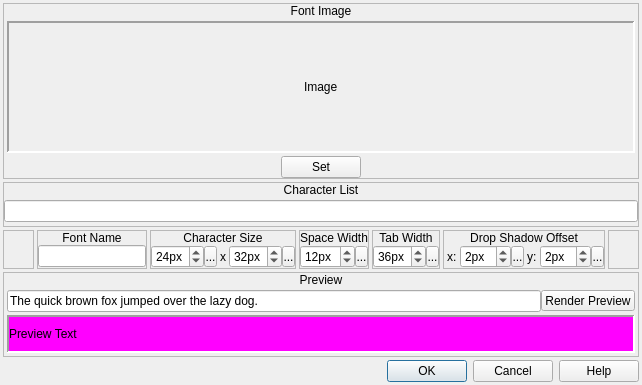
<?xml version="1.0" encoding="UTF-8"?>
<ui version="4.0">
 <class>ConfigureFont</class>
 <widget class="QDialog" name="ConfigureFont">
  <property name="geometry">
   <rect>
    <x>0</x>
    <y>0</y>
    <width>642</width>
    <height>385</height>
   </rect>
  </property>
  <property name="windowTitle">
   <string>Configure Font</string>
  </property>
  <property name="windowIcon">
   <iconset resource="gui_icons.qrc">
    <normaloff>:/icons/openrpgmaker.png</normaloff>:/icons/openrpgmaker.png</iconset>
  </property>
  <property name="styleSheet">
   <string notr="true">.QFrame
{
	border-width: 1px;
	border-style: solid;
	border-color: palette(window-text);
}

.QFrame&gt;QLabel
{
	border-width: 0px;
	background-color: palette(window-text);
	color: palette(window);
	font-weight: bold;
}

.QFrame&gt;QCheckBox
{
	background-color: palette(window-text);
	border-width: 0px;
	border-style: none;
	color: palette(window);
	spacing: 3px;
	font-weight: bold;
	padding: 0px 0px 0px 3px;
}

.QFrame&gt;QCheckBox::indicator
{
	min-width: 8px;
	max-width: 8px;
	min-height: 8px;
	max-height: 8px;
	width: 8px;
	height: 8px;
	border-width: 2px;
	border-radius: 0px;
	border-style: ridge;
	border-color: palette(mid);
}

.QFrame&gt;QCheckBox::indicator:unchecked
{
	background-color: palette(base);
}

.QFrame&gt;QCheckBox::indicator:checked
{
	background-color: palette(window-text);
}

.QFrame&gt;QCheckBox::indicator:hover
{
	border-color: palette(highlight);
}</string>
  </property>
  <layout class="QVBoxLayout" name="verticalLayout_9">
   <property name="spacing">
    <number>3</number>
   </property>
   <property name="margin">
    <number>3</number>
   </property>
   <item>
    <widget class="QFrame" name="frame">
     <property name="frameShape">
      <enum>QFrame::StyledPanel</enum>
     </property>
     <property name="frameShadow">
      <enum>QFrame::Raised</enum>
     </property>
     <layout class="QVBoxLayout" name="verticalLayout">
      <property name="spacing">
       <number>0</number>
      </property>
      <property name="margin">
       <number>0</number>
      </property>
      <item>
       <widget class="QLabel" name="label">
        <property name="sizePolicy">
         <sizepolicy hsizetype="Preferred" vsizetype="Fixed">
          <horstretch>0</horstretch>
          <verstretch>0</verstretch>
         </sizepolicy>
        </property>
        <property name="text">
         <string>Font Image</string>
        </property>
        <property name="alignment">
         <set>Qt::AlignCenter</set>
        </property>
       </widget>
      </item>
      <item>
       <widget class="QWidget" name="widget" native="true">
        <layout class="QVBoxLayout" name="verticalLayout_3">
         <property name="spacing">
          <number>0</number>
         </property>
         <property name="margin">
          <number>0</number>
         </property>
         <item>
          <widget class="QWidget" name="widget_2" native="true">
           <layout class="QVBoxLayout" name="verticalLayout_4">
            <property name="spacing">
             <number>3</number>
            </property>
            <property name="margin">
             <number>3</number>
            </property>
            <item>
             <widget class="QScrollArea" name="scrollArea">
              <property name="sizePolicy">
               <sizepolicy hsizetype="Fixed" vsizetype="Fixed">
                <horstretch>0</horstretch>
                <verstretch>0</verstretch>
               </sizepolicy>
              </property>
              <property name="minimumSize">
               <size>
                <width>628</width>
                <height>132</height>
               </size>
              </property>
              <property name="maximumSize">
               <size>
                <width>628</width>
                <height>132</height>
               </size>
              </property>
              <property name="frameShape">
               <enum>QFrame::Panel</enum>
              </property>
              <property name="lineWidth">
               <number>2</number>
              </property>
              <property name="widgetResizable">
               <bool>true</bool>
              </property>
              <property name="alignment">
               <set>Qt::AlignCenter</set>
              </property>
              <widget class="QWidget" name="scrollAreaWidgetContents">
               <property name="geometry">
                <rect>
                 <x>295</x>
                 <y>56</y>
                 <width>34</width>
                 <height>16</height>
                </rect>
               </property>
               <property name="sizePolicy">
                <sizepolicy hsizetype="Fixed" vsizetype="Fixed">
                 <horstretch>0</horstretch>
                 <verstretch>0</verstretch>
                </sizepolicy>
               </property>
               <layout class="QVBoxLayout" name="verticalLayout_2">
                <property name="spacing">
                 <number>0</number>
                </property>
                <property name="margin">
                 <number>0</number>
                </property>
                <item>
                 <widget class="QLabel" name="lblImage">
                  <property name="text">
                   <string>Image</string>
                  </property>
                 </widget>
                </item>
               </layout>
              </widget>
             </widget>
            </item>
           </layout>
          </widget>
         </item>
         <item>
          <widget class="QWidget" name="widget_3" native="true">
           <layout class="QHBoxLayout" name="horizontalLayout">
            <property name="spacing">
             <number>0</number>
            </property>
            <property name="margin">
             <number>0</number>
            </property>
            <item>
             <spacer name="horizontalSpacer">
              <property name="orientation">
               <enum>Qt::Horizontal</enum>
              </property>
              <property name="sizeHint" stdset="0">
               <size>
                <width>40</width>
                <height>20</height>
               </size>
              </property>
             </spacer>
            </item>
            <item>
             <widget class="QPushButton" name="bSetImage">
              <property name="sizePolicy">
               <sizepolicy hsizetype="Fixed" vsizetype="Fixed">
                <horstretch>0</horstretch>
                <verstretch>0</verstretch>
               </sizepolicy>
              </property>
              <property name="text">
               <string>Set</string>
              </property>
             </widget>
            </item>
            <item>
             <spacer name="horizontalSpacer_2">
              <property name="orientation">
               <enum>Qt::Horizontal</enum>
              </property>
              <property name="sizeHint" stdset="0">
               <size>
                <width>40</width>
                <height>20</height>
               </size>
              </property>
             </spacer>
            </item>
           </layout>
          </widget>
         </item>
        </layout>
       </widget>
      </item>
     </layout>
    </widget>
   </item>
   <item>
    <widget class="QFrame" name="frame_2">
     <property name="frameShape">
      <enum>QFrame::StyledPanel</enum>
     </property>
     <property name="frameShadow">
      <enum>QFrame::Raised</enum>
     </property>
     <layout class="QVBoxLayout" name="verticalLayout_5">
      <property name="spacing">
       <number>0</number>
      </property>
      <property name="margin">
       <number>0</number>
      </property>
      <item>
       <widget class="QLabel" name="label_2">
        <property name="sizePolicy">
         <sizepolicy hsizetype="Preferred" vsizetype="Fixed">
          <horstretch>0</horstretch>
          <verstretch>0</verstretch>
         </sizepolicy>
        </property>
        <property name="text">
         <string>Character List</string>
        </property>
        <property name="alignment">
         <set>Qt::AlignCenter</set>
        </property>
       </widget>
      </item>
      <item>
       <widget class="QWidget" name="widget_4" native="true">
        <layout class="QHBoxLayout" name="horizontalLayout_2">
         <property name="spacing">
          <number>0</number>
         </property>
         <property name="margin">
          <number>0</number>
         </property>
         <item>
          <widget class="QLineEdit" name="leCharacterList"/>
         </item>
        </layout>
       </widget>
      </item>
     </layout>
    </widget>
   </item>
   <item>
    <widget class="QWidget" name="widget_11" native="true">
     <property name="sizePolicy">
      <sizepolicy hsizetype="Preferred" vsizetype="Fixed">
       <horstretch>0</horstretch>
       <verstretch>0</verstretch>
      </sizepolicy>
     </property>
     <layout class="QHBoxLayout" name="horizontalLayout_6">
      <property name="spacing">
       <number>3</number>
      </property>
      <property name="margin">
       <number>0</number>
      </property>
      <item>
       <widget class="QFrame" name="frame_7">
        <property name="frameShape">
         <enum>QFrame::StyledPanel</enum>
        </property>
        <property name="frameShadow">
         <enum>QFrame::Raised</enum>
        </property>
       </widget>
      </item>
      <item>
       <widget class="QFrame" name="frame_9">
        <property name="sizePolicy">
         <sizepolicy hsizetype="Fixed" vsizetype="Preferred">
          <horstretch>0</horstretch>
          <verstretch>0</verstretch>
         </sizepolicy>
        </property>
        <property name="frameShape">
         <enum>QFrame::StyledPanel</enum>
        </property>
        <property name="frameShadow">
         <enum>QFrame::Raised</enum>
        </property>
        <layout class="QVBoxLayout" name="verticalLayout_12">
         <property name="spacing">
          <number>0</number>
         </property>
         <property name="margin">
          <number>0</number>
         </property>
         <item>
          <widget class="QLabel" name="label_8">
           <property name="sizePolicy">
            <sizepolicy hsizetype="Preferred" vsizetype="Fixed">
             <horstretch>0</horstretch>
             <verstretch>0</verstretch>
            </sizepolicy>
           </property>
           <property name="text">
            <string>Font Name</string>
           </property>
           <property name="alignment">
            <set>Qt::AlignCenter</set>
           </property>
          </widget>
         </item>
         <item>
          <widget class="QWidget" name="widget_10" native="true">
           <layout class="QHBoxLayout" name="horizontalLayout_9">
            <property name="spacing">
             <number>0</number>
            </property>
            <property name="margin">
             <number>0</number>
            </property>
            <item>
             <widget class="QLineEdit" name="leFontName">
              <property name="sizePolicy">
               <sizepolicy hsizetype="Preferred" vsizetype="Fixed">
                <horstretch>0</horstretch>
                <verstretch>0</verstretch>
               </sizepolicy>
              </property>
              <property name="text">
               <string/>
              </property>
              <property name="maxLength">
               <number>16</number>
              </property>
             </widget>
            </item>
           </layout>
          </widget>
         </item>
        </layout>
       </widget>
      </item>
      <item>
       <widget class="QFrame" name="frame_3">
        <property name="sizePolicy">
         <sizepolicy hsizetype="Fixed" vsizetype="Preferred">
          <horstretch>0</horstretch>
          <verstretch>0</verstretch>
         </sizepolicy>
        </property>
        <property name="frameShape">
         <enum>QFrame::StyledPanel</enum>
        </property>
        <property name="frameShadow">
         <enum>QFrame::Raised</enum>
        </property>
        <layout class="QVBoxLayout" name="verticalLayout_6">
         <property name="spacing">
          <number>0</number>
         </property>
         <property name="margin">
          <number>0</number>
         </property>
         <item>
          <widget class="QLabel" name="label_3">
           <property name="sizePolicy">
            <sizepolicy hsizetype="Preferred" vsizetype="Fixed">
             <horstretch>0</horstretch>
             <verstretch>0</verstretch>
            </sizepolicy>
           </property>
           <property name="text">
            <string>Character Size</string>
           </property>
           <property name="alignment">
            <set>Qt::AlignCenter</set>
           </property>
          </widget>
         </item>
         <item>
          <widget class="QWidget" name="widget_5" native="true">
           <layout class="QHBoxLayout" name="horizontalLayout_3">
            <property name="spacing">
             <number>3</number>
            </property>
            <property name="margin">
             <number>0</number>
            </property>
            <item>
             <widget class="QWidget" name="widget_16" native="true">
              <layout class="QHBoxLayout" name="horizontalLayout_13">
               <property name="spacing">
                <number>0</number>
               </property>
               <property name="margin">
                <number>0</number>
               </property>
               <item>
                <widget class="QSpinBox" name="sbCharacterWidth">
                 <property name="sizePolicy">
                  <sizepolicy hsizetype="Preferred" vsizetype="Fixed">
                   <horstretch>0</horstretch>
                   <verstretch>0</verstretch>
                  </sizepolicy>
                 </property>
                 <property name="accelerated">
                  <bool>true</bool>
                 </property>
                 <property name="suffix">
                  <string>px</string>
                 </property>
                 <property name="minimum">
                  <number>8</number>
                 </property>
                 <property name="maximum">
                  <number>64</number>
                 </property>
                 <property name="value">
                  <number>24</number>
                 </property>
                </widget>
               </item>
               <item>
                <widget class="SpinBoxSideButton" name="bCharacterWidthSideButton">
                 <property name="minimumSize">
                  <size>
                   <width>13</width>
                   <height>21</height>
                  </size>
                 </property>
                 <property name="maximumSize">
                  <size>
                   <width>13</width>
                   <height>21</height>
                  </size>
                 </property>
                 <property name="text">
                  <string>...</string>
                 </property>
                 <property name="icon">
                  <iconset resource="gui_icons.qrc">
                   <normaloff>:/icons/spinBoxSideButton.png</normaloff>:/icons/spinBoxSideButton.png</iconset>
                 </property>
                 <property name="iconSize">
                  <size>
                   <width>8</width>
                   <height>16</height>
                  </size>
                 </property>
                </widget>
               </item>
              </layout>
             </widget>
            </item>
            <item>
             <widget class="QLabel" name="label_11">
              <property name="sizePolicy">
               <sizepolicy hsizetype="Fixed" vsizetype="Preferred">
                <horstretch>0</horstretch>
                <verstretch>0</verstretch>
               </sizepolicy>
              </property>
              <property name="text">
               <string>x</string>
              </property>
             </widget>
            </item>
            <item>
             <widget class="QWidget" name="widget_15" native="true">
              <layout class="QHBoxLayout" name="horizontalLayout_14">
               <property name="spacing">
                <number>0</number>
               </property>
               <property name="margin">
                <number>0</number>
               </property>
               <item>
                <widget class="QSpinBox" name="sbCharacterHeight">
                 <property name="sizePolicy">
                  <sizepolicy hsizetype="Preferred" vsizetype="Fixed">
                   <horstretch>0</horstretch>
                   <verstretch>0</verstretch>
                  </sizepolicy>
                 </property>
                 <property name="accelerated">
                  <bool>true</bool>
                 </property>
                 <property name="suffix">
                  <string>px</string>
                 </property>
                 <property name="minimum">
                  <number>8</number>
                 </property>
                 <property name="maximum">
                  <number>64</number>
                 </property>
                 <property name="value">
                  <number>32</number>
                 </property>
                </widget>
               </item>
               <item>
                <widget class="SpinBoxSideButton" name="bCharacterHeightSideButton">
                 <property name="minimumSize">
                  <size>
                   <width>13</width>
                   <height>21</height>
                  </size>
                 </property>
                 <property name="maximumSize">
                  <size>
                   <width>13</width>
                   <height>21</height>
                  </size>
                 </property>
                 <property name="text">
                  <string>...</string>
                 </property>
                 <property name="icon">
                  <iconset resource="gui_icons.qrc">
                   <normaloff>:/icons/spinBoxSideButton.png</normaloff>:/icons/spinBoxSideButton.png</iconset>
                 </property>
                 <property name="iconSize">
                  <size>
                   <width>8</width>
                   <height>16</height>
                  </size>
                 </property>
                </widget>
               </item>
              </layout>
             </widget>
            </item>
           </layout>
          </widget>
         </item>
        </layout>
       </widget>
      </item>
      <item>
       <widget class="QFrame" name="frame_4">
        <property name="sizePolicy">
         <sizepolicy hsizetype="Fixed" vsizetype="Preferred">
          <horstretch>0</horstretch>
          <verstretch>0</verstretch>
         </sizepolicy>
        </property>
        <property name="frameShape">
         <enum>QFrame::StyledPanel</enum>
        </property>
        <property name="frameShadow">
         <enum>QFrame::Raised</enum>
        </property>
        <layout class="QVBoxLayout" name="verticalLayout_7">
         <property name="spacing">
          <number>0</number>
         </property>
         <property name="margin">
          <number>0</number>
         </property>
         <item>
          <widget class="QLabel" name="label_4">
           <property name="sizePolicy">
            <sizepolicy hsizetype="Preferred" vsizetype="Fixed">
             <horstretch>0</horstretch>
             <verstretch>0</verstretch>
            </sizepolicy>
           </property>
           <property name="text">
            <string>Space Width</string>
           </property>
           <property name="alignment">
            <set>Qt::AlignCenter</set>
           </property>
          </widget>
         </item>
         <item>
          <widget class="QWidget" name="widget_6" native="true">
           <layout class="QHBoxLayout" name="horizontalLayout_4">
            <property name="spacing">
             <number>0</number>
            </property>
            <property name="margin">
             <number>0</number>
            </property>
            <item>
             <widget class="QSpinBox" name="sbSpaceWidth">
              <property name="sizePolicy">
               <sizepolicy hsizetype="Preferred" vsizetype="Fixed">
                <horstretch>0</horstretch>
                <verstretch>0</verstretch>
               </sizepolicy>
              </property>
              <property name="accelerated">
               <bool>true</bool>
              </property>
              <property name="suffix">
               <string>px</string>
              </property>
              <property name="minimum">
               <number>0</number>
              </property>
              <property name="maximum">
               <number>64</number>
              </property>
              <property name="value">
               <number>12</number>
              </property>
             </widget>
            </item>
            <item>
             <widget class="SpinBoxSideButton" name="bSpaceWidthSideButton">
              <property name="minimumSize">
               <size>
                <width>13</width>
                <height>21</height>
               </size>
              </property>
              <property name="maximumSize">
               <size>
                <width>13</width>
                <height>21</height>
               </size>
              </property>
              <property name="text">
               <string>...</string>
              </property>
              <property name="icon">
               <iconset resource="gui_icons.qrc">
                <normaloff>:/icons/spinBoxSideButton.png</normaloff>:/icons/spinBoxSideButton.png</iconset>
              </property>
              <property name="iconSize">
               <size>
                <width>8</width>
                <height>16</height>
               </size>
              </property>
             </widget>
            </item>
           </layout>
          </widget>
         </item>
        </layout>
       </widget>
      </item>
      <item>
       <widget class="QFrame" name="frame_5">
        <property name="sizePolicy">
         <sizepolicy hsizetype="Fixed" vsizetype="Preferred">
          <horstretch>0</horstretch>
          <verstretch>0</verstretch>
         </sizepolicy>
        </property>
        <property name="frameShape">
         <enum>QFrame::StyledPanel</enum>
        </property>
        <property name="frameShadow">
         <enum>QFrame::Raised</enum>
        </property>
        <layout class="QVBoxLayout" name="verticalLayout_8">
         <property name="spacing">
          <number>0</number>
         </property>
         <property name="margin">
          <number>0</number>
         </property>
         <item>
          <widget class="QLabel" name="label_5">
           <property name="sizePolicy">
            <sizepolicy hsizetype="Preferred" vsizetype="Fixed">
             <horstretch>0</horstretch>
             <verstretch>0</verstretch>
            </sizepolicy>
           </property>
           <property name="text">
            <string>Tab Width</string>
           </property>
           <property name="alignment">
            <set>Qt::AlignCenter</set>
           </property>
          </widget>
         </item>
         <item>
          <widget class="QWidget" name="widget_7" native="true">
           <layout class="QHBoxLayout" name="horizontalLayout_5">
            <property name="spacing">
             <number>0</number>
            </property>
            <property name="margin">
             <number>0</number>
            </property>
            <item>
             <widget class="QSpinBox" name="sbTabWidth">
              <property name="sizePolicy">
               <sizepolicy hsizetype="Preferred" vsizetype="Fixed">
                <horstretch>0</horstretch>
                <verstretch>0</verstretch>
               </sizepolicy>
              </property>
              <property name="accelerated">
               <bool>true</bool>
              </property>
              <property name="suffix">
               <string>px</string>
              </property>
              <property name="minimum">
               <number>0</number>
              </property>
              <property name="maximum">
               <number>64</number>
              </property>
              <property name="value">
               <number>36</number>
              </property>
             </widget>
            </item>
            <item>
             <widget class="SpinBoxSideButton" name="bTabWidthSideButton">
              <property name="minimumSize">
               <size>
                <width>13</width>
                <height>21</height>
               </size>
              </property>
              <property name="maximumSize">
               <size>
                <width>13</width>
                <height>21</height>
               </size>
              </property>
              <property name="text">
               <string>...</string>
              </property>
              <property name="icon">
               <iconset resource="gui_icons.qrc">
                <normaloff>:/icons/spinBoxSideButton.png</normaloff>:/icons/spinBoxSideButton.png</iconset>
              </property>
              <property name="iconSize">
               <size>
                <width>8</width>
                <height>16</height>
               </size>
              </property>
             </widget>
            </item>
           </layout>
          </widget>
         </item>
        </layout>
       </widget>
      </item>
      <item>
       <widget class="QFrame" name="frame_10">
        <property name="frameShape">
         <enum>QFrame::StyledPanel</enum>
        </property>
        <property name="frameShadow">
         <enum>QFrame::Raised</enum>
        </property>
        <layout class="QVBoxLayout" name="verticalLayout_13">
         <property name="spacing">
          <number>0</number>
         </property>
         <property name="margin">
          <number>0</number>
         </property>
         <item>
          <widget class="QLabel" name="label_7">
           <property name="sizePolicy">
            <sizepolicy hsizetype="Preferred" vsizetype="Fixed">
             <horstretch>0</horstretch>
             <verstretch>0</verstretch>
            </sizepolicy>
           </property>
           <property name="text">
            <string>Drop Shadow Offset</string>
           </property>
           <property name="alignment">
            <set>Qt::AlignCenter</set>
           </property>
          </widget>
         </item>
         <item>
          <widget class="QWidget" name="widget_12" native="true">
           <layout class="QHBoxLayout" name="horizontalLayout_10">
            <property name="spacing">
             <number>3</number>
            </property>
            <property name="leftMargin">
             <number>3</number>
            </property>
            <property name="topMargin">
             <number>0</number>
            </property>
            <property name="rightMargin">
             <number>0</number>
            </property>
            <property name="bottomMargin">
             <number>0</number>
            </property>
            <item>
             <widget class="QLabel" name="label_10">
              <property name="text">
               <string>x:</string>
              </property>
             </widget>
            </item>
            <item>
             <widget class="QWidget" name="widget_13" native="true">
              <layout class="QHBoxLayout" name="horizontalLayout_11">
               <property name="spacing">
                <number>0</number>
               </property>
               <property name="margin">
                <number>0</number>
               </property>
               <item>
                <widget class="QSpinBox" name="sbDropX">
                 <property name="sizePolicy">
                  <sizepolicy hsizetype="Preferred" vsizetype="Fixed">
                   <horstretch>0</horstretch>
                   <verstretch>0</verstretch>
                  </sizepolicy>
                 </property>
                 <property name="accelerated">
                  <bool>true</bool>
                 </property>
                 <property name="suffix">
                  <string>px</string>
                 </property>
                 <property name="minimum">
                  <number>-4</number>
                 </property>
                 <property name="maximum">
                  <number>4</number>
                 </property>
                 <property name="value">
                  <number>2</number>
                 </property>
                </widget>
               </item>
               <item>
                <widget class="SpinBoxSideButton" name="bDropXSideButton">
                 <property name="minimumSize">
                  <size>
                   <width>13</width>
                   <height>21</height>
                  </size>
                 </property>
                 <property name="maximumSize">
                  <size>
                   <width>13</width>
                   <height>21</height>
                  </size>
                 </property>
                 <property name="text">
                  <string>...</string>
                 </property>
                 <property name="icon">
                  <iconset resource="gui_icons.qrc">
                   <normaloff>:/icons/spinBoxSideButton.png</normaloff>:/icons/spinBoxSideButton.png</iconset>
                 </property>
                 <property name="iconSize">
                  <size>
                   <width>8</width>
                   <height>16</height>
                  </size>
                 </property>
                </widget>
               </item>
              </layout>
             </widget>
            </item>
            <item>
             <widget class="QLabel" name="label_9">
              <property name="sizePolicy">
               <sizepolicy hsizetype="Fixed" vsizetype="Preferred">
                <horstretch>0</horstretch>
                <verstretch>0</verstretch>
               </sizepolicy>
              </property>
              <property name="text">
               <string>y:</string>
              </property>
             </widget>
            </item>
            <item>
             <widget class="QWidget" name="widget_14" native="true">
              <layout class="QHBoxLayout" name="horizontalLayout_12">
               <property name="spacing">
                <number>0</number>
               </property>
               <property name="margin">
                <number>0</number>
               </property>
               <item>
                <widget class="QSpinBox" name="sbDropY">
                 <property name="sizePolicy">
                  <sizepolicy hsizetype="Preferred" vsizetype="Fixed">
                   <horstretch>0</horstretch>
                   <verstretch>0</verstretch>
                  </sizepolicy>
                 </property>
                 <property name="accelerated">
                  <bool>true</bool>
                 </property>
                 <property name="suffix">
                  <string>px</string>
                 </property>
                 <property name="minimum">
                  <number>-4</number>
                 </property>
                 <property name="maximum">
                  <number>4</number>
                 </property>
                 <property name="value">
                  <number>2</number>
                 </property>
                </widget>
               </item>
               <item>
                <widget class="SpinBoxSideButton" name="bDropYSideButton">
                 <property name="minimumSize">
                  <size>
                   <width>13</width>
                   <height>21</height>
                  </size>
                 </property>
                 <property name="maximumSize">
                  <size>
                   <width>13</width>
                   <height>21</height>
                  </size>
                 </property>
                 <property name="text">
                  <string>...</string>
                 </property>
                 <property name="icon">
                  <iconset resource="gui_icons.qrc">
                   <normaloff>:/icons/spinBoxSideButton.png</normaloff>:/icons/spinBoxSideButton.png</iconset>
                 </property>
                 <property name="iconSize">
                  <size>
                   <width>8</width>
                   <height>16</height>
                  </size>
                 </property>
                </widget>
               </item>
              </layout>
             </widget>
            </item>
           </layout>
          </widget>
         </item>
        </layout>
       </widget>
      </item>
      <item>
       <widget class="QFrame" name="frame_6">
        <property name="frameShape">
         <enum>QFrame::StyledPanel</enum>
        </property>
        <property name="frameShadow">
         <enum>QFrame::Raised</enum>
        </property>
       </widget>
      </item>
     </layout>
    </widget>
   </item>
   <item>
    <widget class="QFrame" name="frame_8">
     <property name="frameShape">
      <enum>QFrame::StyledPanel</enum>
     </property>
     <property name="frameShadow">
      <enum>QFrame::Raised</enum>
     </property>
     <layout class="QVBoxLayout" name="verticalLayout_10">
      <property name="spacing">
       <number>0</number>
      </property>
      <property name="margin">
       <number>0</number>
      </property>
      <item>
       <widget class="QLabel" name="label_6">
        <property name="sizePolicy">
         <sizepolicy hsizetype="Preferred" vsizetype="Fixed">
          <horstretch>0</horstretch>
          <verstretch>0</verstretch>
         </sizepolicy>
        </property>
        <property name="text">
         <string>Preview</string>
        </property>
        <property name="alignment">
         <set>Qt::AlignCenter</set>
        </property>
       </widget>
      </item>
      <item>
       <widget class="QWidget" name="widget_8" native="true">
        <layout class="QVBoxLayout" name="verticalLayout_11">
         <property name="spacing">
          <number>3</number>
         </property>
         <property name="margin">
          <number>3</number>
         </property>
         <item>
          <widget class="QWidget" name="widget_9" native="true">
           <layout class="QHBoxLayout" name="horizontalLayout_7">
            <property name="spacing">
             <number>0</number>
            </property>
            <property name="margin">
             <number>0</number>
            </property>
            <item>
             <widget class="QLineEdit" name="lePreviewText">
              <property name="text">
               <string>The quick brown fox jumped over the lazy dog.</string>
              </property>
             </widget>
            </item>
            <item>
             <widget class="QPushButton" name="bRenderPreviewText">
              <property name="minimumSize">
               <size>
                <width>0</width>
                <height>21</height>
               </size>
              </property>
              <property name="maximumSize">
               <size>
                <width>16777215</width>
                <height>21</height>
               </size>
              </property>
              <property name="text">
               <string>Render Preview</string>
              </property>
             </widget>
            </item>
           </layout>
          </widget>
         </item>
         <item>
          <widget class="QScrollArea" name="scrollArea_2">
           <property name="sizePolicy">
            <sizepolicy hsizetype="Preferred" vsizetype="Fixed">
             <horstretch>0</horstretch>
             <verstretch>0</verstretch>
            </sizepolicy>
           </property>
           <property name="minimumSize">
            <size>
             <width>0</width>
             <height>38</height>
            </size>
           </property>
           <property name="maximumSize">
            <size>
             <width>16777215</width>
             <height>38</height>
            </size>
           </property>
           <property name="frameShape">
            <enum>QFrame::Panel</enum>
           </property>
           <property name="lineWidth">
            <number>2</number>
           </property>
           <property name="widgetResizable">
            <bool>true</bool>
           </property>
           <widget class="QWidget" name="scrollAreaWidgetContents_2">
            <property name="geometry">
             <rect>
              <x>0</x>
              <y>0</y>
              <width>624</width>
              <height>34</height>
             </rect>
            </property>
            <layout class="QHBoxLayout" name="horizontalLayout_8">
             <property name="spacing">
              <number>0</number>
             </property>
             <property name="margin">
              <number>0</number>
             </property>
             <item>
              <widget class="QLabel" name="lblPreviewText">
               <property name="styleSheet">
                <string notr="true">background-color: rgb(255, 0, 255);</string>
               </property>
               <property name="text">
                <string>Preview Text</string>
               </property>
              </widget>
             </item>
            </layout>
           </widget>
          </widget>
         </item>
        </layout>
       </widget>
      </item>
     </layout>
    </widget>
   </item>
   <item>
    <widget class="QDialogButtonBox" name="buttonBox">
     <property name="orientation">
      <enum>Qt::Horizontal</enum>
     </property>
     <property name="standardButtons">
      <set>QDialogButtonBox::Cancel|QDialogButtonBox::Help|QDialogButtonBox::Ok</set>
     </property>
    </widget>
   </item>
  </layout>
 </widget>
 <customwidgets>
  <customwidget>
   <class>SpinBoxSideButton</class>
   <extends>QToolButton</extends>
   <header>spinboxsidebutton.h</header>
  </customwidget>
 </customwidgets>
 <resources>
  <include location="gui_icons.qrc"/>
 </resources>
 <connections>
  <connection>
   <sender>buttonBox</sender>
   <signal>accepted()</signal>
   <receiver>ConfigureFont</receiver>
   <slot>accept()</slot>
   <hints>
    <hint type="sourcelabel">
     <x>248</x>
     <y>254</y>
    </hint>
    <hint type="destinationlabel">
     <x>157</x>
     <y>274</y>
    </hint>
   </hints>
  </connection>
  <connection>
   <sender>buttonBox</sender>
   <signal>rejected()</signal>
   <receiver>ConfigureFont</receiver>
   <slot>reject()</slot>
   <hints>
    <hint type="sourcelabel">
     <x>316</x>
     <y>260</y>
    </hint>
    <hint type="destinationlabel">
     <x>286</x>
     <y>274</y>
    </hint>
   </hints>
  </connection>
 </connections>
</ui>
